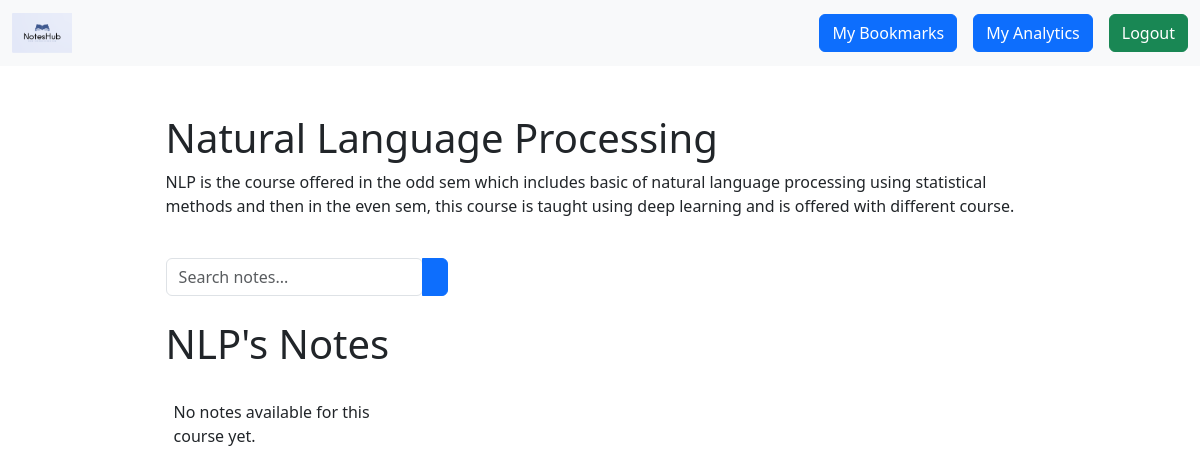
/course/CS626/notes/ (signed in), run on the app's committed database.
### core/models.py (models this page shows, shortened)
class Course(models.Model):
    course_code = models.CharField(
        max_length=10,
        primary_key=True,
        unique=True,
        blank=False,
        verbose_name="Course Code"
    )
    course_name = models.CharField(
        max_length=100,
        blank=False,
        verbose_name="Course Name"
    )
    short_name = models.CharField(
        max_length=16,
        blank=False,
        verbose_name="Short Name"
    )
    description = models.CharField(
        max_length=256,
        blank=False,
        verbose_name="Course Description"
    )

### core/views.py (the view, shortened to what this page needs)
# urls.py: path('course/<str:course_code>/notes/', views.notesView, name='course_notes'),
@login_required(login_url='login')
def notesView(request, course_code):
    course = get_object_or_404(Course, course_code=course_code)
    notes = Notes.objects.filter(course=course)
    return render(request, 'course_notes.html', {'course': course, 'notes': notes})

### core/templates/course_notes.html (shortened to what this page needs)
{% extends "base.html" %}
{% load static %}
{% block start %}
<div class="container mt-5">
    <div class="container d-flex flex-column align-items-center" style="width: 80%; margin-top: 20px;">
        <div class="mb-4 align-self-start">
            <h1>{{ course.course_name }}</h1>
            <p>{{ course.description }}</p>
        </div>
        <div class="input-group mb-4">
            <div class="form-outline">
                <input id="note-search" type="search" class="form-control" placeholder="Search notes..." oninput="searchNotes()">
            </div>
            <button type="submit" class="btn btn-primary">
            </button>
        </div>
        <div class="mb-4 align-self-start">
            <h1>{{ course.short_name }}'s Notes</h1>
        </div>
        <div id="notes-container" class="row row-cols-2 row-cols-sm-4 row-cols-md-4 g-3" style="width: 100%;">
            {% for note in notes %}
            <div class="col mb-4">
                <div class="card d-flex flex-column" style="height: 768px;">
                    <a href="#" class="text-decoration-none">
                        <img src="{{ note.thumbnail_url }}" class="card-img-top" alt="Course Thumbnail" style="cursor: pointer; height: 180px; object-fit: cover;">
                    </a>
                    <div class="card-body d-flex flex-column flex-grow-1">
                        <a href="#" class="text-decoration-none">
                            <h5 class="card-title" style="cursor: pointer;">{{ note.title }}</h5>
                        </a>
                        <p class="lead small">Added by {{ note.user.username }}</p>
                    </div>
                    <div class="d-flex justify-content-around mt-auto">
                      <img id="like-icon" src="{% static 'images/like.svg' %}" alt="like" width="24px" height="24px" style="cursor: pointer;" onclick="toggle(this)">
                  <img id="bookmark-icon" src="{% static 'images/bookmark.svg' %}" alt="like" width="24px" height="24px" style="cursor: pointer;" onclick="toggle(this)">
                    </div>
                </div>
            </div>
            {% empty %}
                <p>No notes available for this course yet.</p>
            {% endfor %}
        </div>
    </div>
</div>
{% endblock %}

### data on the page
Course: course_name "Natural Language Processing", description "NLP is the course offered in the odd sem which includes basic of natural language processing using statistical methods and then in the even sem, this course is taught using deep learning and is offered with different course.", short_name "NLP"
